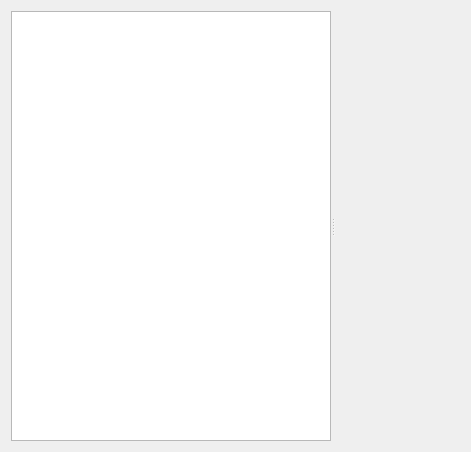
<?xml version="1.0" encoding="UTF-8"?>
<ui version="4.0">
 <class>CommitsWidget</class>
 <widget class="QWidget" name="CommitsWidget">
  <property name="geometry">
   <rect>
    <x>0</x>
    <y>0</y>
    <width>471</width>
    <height>452</height>
   </rect>
  </property>
  <property name="windowTitle">
   <string>Commits</string>
  </property>
  <property name="windowIcon">
   <iconset theme="git-commit">
    <normaloff>.</normaloff>.</iconset>
  </property>
  <layout class="QVBoxLayout" name="verticalLayout">
   <item>
    <widget class="QSplitter" name="splitter">
     <property name="orientation">
      <enum>Qt::Horizontal</enum>
     </property>
     <widget class="TreeView" name="treeViewRepo">
      <property name="contextMenuPolicy">
       <enum>Qt::CustomContextMenu</enum>
      </property>
      <attribute name="headerVisible">
       <bool>false</bool>
      </attribute>
     </widget>
     <widget class="HistoryViewWidget" name="widgetCommitsView" native="true"/>
    </widget>
   </item>
  </layout>
 </widget>
 <customwidgets>
  <customwidget>
   <class>HistoryViewWidget</class>
   <extends>QWidget</extends>
   <header>widgets/historyviewwidget.h</header>
   <container>1</container>
  </customwidget>
  <customwidget>
   <class>TreeView</class>
   <extends>QTreeView</extends>
   <header>core/treeview.h</header>
  </customwidget>
 </customwidgets>
 <resources/>
 <connections/>
</ui>
